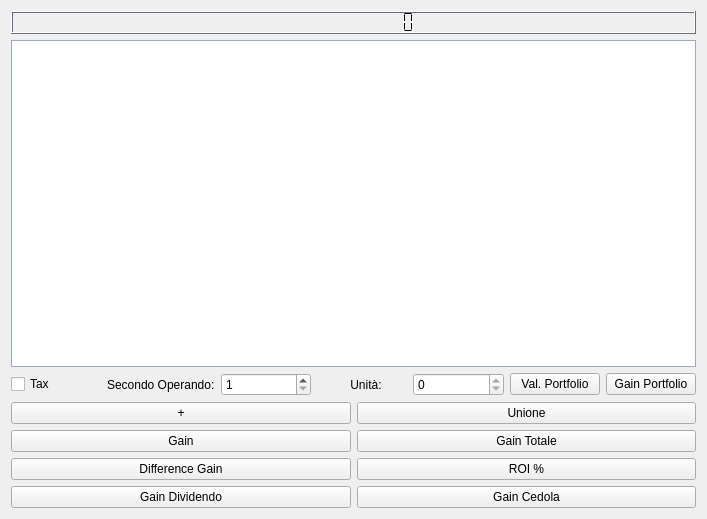
<?xml version="1.0" encoding="UTF-8"?>
<ui version="4.0">
 <class>view_calculator</class>
 <widget class="QWidget" name="view_calculator">
  <property name="geometry">
   <rect>
    <x>0</x>
    <y>0</y>
    <width>707</width>
    <height>519</height>
   </rect>
  </property>
  <property name="windowTitle">
   <string>Form</string>
  </property>
  <layout class="QGridLayout" name="gridLayout">
   <item row="0" column="0">
    <layout class="QGridLayout" name="gridLayout_9">
     <item row="2" column="0">
      <widget class="QTableWidget" name="calculator_tableWidget">
       <property name="palette">
        <palette>
         <active>
          <colorrole role="WindowText">
           <brush brushstyle="SolidPattern">
            <color alpha="255">
             <red>0</red>
             <green>0</green>
             <blue>0</blue>
            </color>
           </brush>
          </colorrole>
          <colorrole role="Button">
           <brush brushstyle="SolidPattern">
            <color alpha="255">
             <red>202</red>
             <green>219</green>
             <blue>255</blue>
            </color>
           </brush>
          </colorrole>
          <colorrole role="Light">
           <brush brushstyle="SolidPattern">
            <color alpha="255">
             <red>255</red>
             <green>255</green>
             <blue>255</blue>
            </color>
           </brush>
          </colorrole>
          <colorrole role="Midlight">
           <brush brushstyle="SolidPattern">
            <color alpha="255">
             <red>228</red>
             <green>237</green>
             <blue>255</blue>
            </color>
           </brush>
          </colorrole>
          <colorrole role="Dark">
           <brush brushstyle="SolidPattern">
            <color alpha="255">
             <red>101</red>
             <green>109</green>
             <blue>127</blue>
            </color>
           </brush>
          </colorrole>
          <colorrole role="Mid">
           <brush brushstyle="SolidPattern">
            <color alpha="255">
             <red>135</red>
             <green>146</green>
             <blue>170</blue>
            </color>
           </brush>
          </colorrole>
          <colorrole role="Text">
           <brush brushstyle="SolidPattern">
            <color alpha="255">
             <red>0</red>
             <green>0</green>
             <blue>0</blue>
            </color>
           </brush>
          </colorrole>
          <colorrole role="BrightText">
           <brush brushstyle="SolidPattern">
            <color alpha="255">
             <red>255</red>
             <green>255</green>
             <blue>255</blue>
            </color>
           </brush>
          </colorrole>
          <colorrole role="ButtonText">
           <brush brushstyle="SolidPattern">
            <color alpha="255">
             <red>0</red>
             <green>0</green>
             <blue>0</blue>
            </color>
           </brush>
          </colorrole>
          <colorrole role="Base">
           <brush brushstyle="SolidPattern">
            <color alpha="255">
             <red>255</red>
             <green>255</green>
             <blue>255</blue>
            </color>
           </brush>
          </colorrole>
          <colorrole role="Window">
           <brush brushstyle="SolidPattern">
            <color alpha="255">
             <red>202</red>
             <green>219</green>
             <blue>255</blue>
            </color>
           </brush>
          </colorrole>
          <colorrole role="Shadow">
           <brush brushstyle="SolidPattern">
            <color alpha="255">
             <red>0</red>
             <green>0</green>
             <blue>0</blue>
            </color>
           </brush>
          </colorrole>
          <colorrole role="AlternateBase">
           <brush brushstyle="SolidPattern">
            <color alpha="255">
             <red>228</red>
             <green>237</green>
             <blue>255</blue>
            </color>
           </brush>
          </colorrole>
          <colorrole role="ToolTipBase">
           <brush brushstyle="SolidPattern">
            <color alpha="255">
             <red>255</red>
             <green>255</green>
             <blue>220</blue>
            </color>
           </brush>
          </colorrole>
          <colorrole role="ToolTipText">
           <brush brushstyle="SolidPattern">
            <color alpha="255">
             <red>0</red>
             <green>0</green>
             <blue>0</blue>
            </color>
           </brush>
          </colorrole>
         </active>
         <inactive>
          <colorrole role="WindowText">
           <brush brushstyle="SolidPattern">
            <color alpha="255">
             <red>0</red>
             <green>0</green>
             <blue>0</blue>
            </color>
           </brush>
          </colorrole>
          <colorrole role="Button">
           <brush brushstyle="SolidPattern">
            <color alpha="255">
             <red>202</red>
             <green>219</green>
             <blue>255</blue>
            </color>
           </brush>
          </colorrole>
          <colorrole role="Light">
           <brush brushstyle="SolidPattern">
            <color alpha="255">
             <red>255</red>
             <green>255</green>
             <blue>255</blue>
            </color>
           </brush>
          </colorrole>
          <colorrole role="Midlight">
           <brush brushstyle="SolidPattern">
            <color alpha="255">
             <red>228</red>
             <green>237</green>
             <blue>255</blue>
            </color>
           </brush>
          </colorrole>
          <colorrole role="Dark">
           <brush brushstyle="SolidPattern">
            <color alpha="255">
             <red>101</red>
             <green>109</green>
             <blue>127</blue>
            </color>
           </brush>
          </colorrole>
          <colorrole role="Mid">
           <brush brushstyle="SolidPattern">
            <color alpha="255">
             <red>135</red>
             <green>146</green>
             <blue>170</blue>
            </color>
           </brush>
          </colorrole>
          <colorrole role="Text">
           <brush brushstyle="SolidPattern">
            <color alpha="255">
             <red>0</red>
             <green>0</green>
             <blue>0</blue>
            </color>
           </brush>
          </colorrole>
          <colorrole role="BrightText">
           <brush brushstyle="SolidPattern">
            <color alpha="255">
             <red>255</red>
             <green>255</green>
             <blue>255</blue>
            </color>
           </brush>
          </colorrole>
          <colorrole role="ButtonText">
           <brush brushstyle="SolidPattern">
            <color alpha="255">
             <red>0</red>
             <green>0</green>
             <blue>0</blue>
            </color>
           </brush>
          </colorrole>
          <colorrole role="Base">
           <brush brushstyle="SolidPattern">
            <color alpha="255">
             <red>255</red>
             <green>255</green>
             <blue>255</blue>
            </color>
           </brush>
          </colorrole>
          <colorrole role="Window">
           <brush brushstyle="SolidPattern">
            <color alpha="255">
             <red>202</red>
             <green>219</green>
             <blue>255</blue>
            </color>
           </brush>
          </colorrole>
          <colorrole role="Shadow">
           <brush brushstyle="SolidPattern">
            <color alpha="255">
             <red>0</red>
             <green>0</green>
             <blue>0</blue>
            </color>
           </brush>
          </colorrole>
          <colorrole role="AlternateBase">
           <brush brushstyle="SolidPattern">
            <color alpha="255">
             <red>228</red>
             <green>237</green>
             <blue>255</blue>
            </color>
           </brush>
          </colorrole>
          <colorrole role="ToolTipBase">
           <brush brushstyle="SolidPattern">
            <color alpha="255">
             <red>255</red>
             <green>255</green>
             <blue>220</blue>
            </color>
           </brush>
          </colorrole>
          <colorrole role="ToolTipText">
           <brush brushstyle="SolidPattern">
            <color alpha="255">
             <red>0</red>
             <green>0</green>
             <blue>0</blue>
            </color>
           </brush>
          </colorrole>
         </inactive>
         <disabled>
          <colorrole role="WindowText">
           <brush brushstyle="SolidPattern">
            <color alpha="255">
             <red>101</red>
             <green>109</green>
             <blue>127</blue>
            </color>
           </brush>
          </colorrole>
          <colorrole role="Button">
           <brush brushstyle="SolidPattern">
            <color alpha="255">
             <red>202</red>
             <green>219</green>
             <blue>255</blue>
            </color>
           </brush>
          </colorrole>
          <colorrole role="Light">
           <brush brushstyle="SolidPattern">
            <color alpha="255">
             <red>255</red>
             <green>255</green>
             <blue>255</blue>
            </color>
           </brush>
          </colorrole>
          <colorrole role="Midlight">
           <brush brushstyle="SolidPattern">
            <color alpha="255">
             <red>228</red>
             <green>237</green>
             <blue>255</blue>
            </color>
           </brush>
          </colorrole>
          <colorrole role="Dark">
           <brush brushstyle="SolidPattern">
            <color alpha="255">
             <red>101</red>
             <green>109</green>
             <blue>127</blue>
            </color>
           </brush>
          </colorrole>
          <colorrole role="Mid">
           <brush brushstyle="SolidPattern">
            <color alpha="255">
             <red>135</red>
             <green>146</green>
             <blue>170</blue>
            </color>
           </brush>
          </colorrole>
          <colorrole role="Text">
           <brush brushstyle="SolidPattern">
            <color alpha="255">
             <red>101</red>
             <green>109</green>
             <blue>127</blue>
            </color>
           </brush>
          </colorrole>
          <colorrole role="BrightText">
           <brush brushstyle="SolidPattern">
            <color alpha="255">
             <red>255</red>
             <green>255</green>
             <blue>255</blue>
            </color>
           </brush>
          </colorrole>
          <colorrole role="ButtonText">
           <brush brushstyle="SolidPattern">
            <color alpha="255">
             <red>101</red>
             <green>109</green>
             <blue>127</blue>
            </color>
           </brush>
          </colorrole>
          <colorrole role="Base">
           <brush brushstyle="SolidPattern">
            <color alpha="255">
             <red>202</red>
             <green>219</green>
             <blue>255</blue>
            </color>
           </brush>
          </colorrole>
          <colorrole role="Window">
           <brush brushstyle="SolidPattern">
            <color alpha="255">
             <red>202</red>
             <green>219</green>
             <blue>255</blue>
            </color>
           </brush>
          </colorrole>
          <colorrole role="Shadow">
           <brush brushstyle="SolidPattern">
            <color alpha="255">
             <red>0</red>
             <green>0</green>
             <blue>0</blue>
            </color>
           </brush>
          </colorrole>
          <colorrole role="AlternateBase">
           <brush brushstyle="SolidPattern">
            <color alpha="255">
             <red>202</red>
             <green>219</green>
             <blue>255</blue>
            </color>
           </brush>
          </colorrole>
          <colorrole role="ToolTipBase">
           <brush brushstyle="SolidPattern">
            <color alpha="255">
             <red>255</red>
             <green>255</green>
             <blue>220</blue>
            </color>
           </brush>
          </colorrole>
          <colorrole role="ToolTipText">
           <brush brushstyle="SolidPattern">
            <color alpha="255">
             <red>0</red>
             <green>0</green>
             <blue>0</blue>
            </color>
           </brush>
          </colorrole>
         </disabled>
        </palette>
       </property>
       <property name="font">
        <font>
         <pointsize>10</pointsize>
        </font>
       </property>
       <property name="alternatingRowColors">
        <bool>true</bool>
       </property>
       <property name="selectionMode">
        <enum>QAbstractItemView::SingleSelection</enum>
       </property>
       <property name="selectionBehavior">
        <enum>QAbstractItemView::SelectRows</enum>
       </property>
      </widget>
     </item>
     <item row="1" column="0">
      <widget class="QLCDNumber" name="result_LCD">
       <property name="palette">
        <palette>
         <active>
          <colorrole role="WindowText">
           <brush brushstyle="SolidPattern">
            <color alpha="255">
             <red>0</red>
             <green>0</green>
             <blue>0</blue>
            </color>
           </brush>
          </colorrole>
          <colorrole role="Button">
           <brush brushstyle="SolidPattern">
            <color alpha="255">
             <red>202</red>
             <green>219</green>
             <blue>255</blue>
            </color>
           </brush>
          </colorrole>
          <colorrole role="Light">
           <brush brushstyle="SolidPattern">
            <color alpha="255">
             <red>255</red>
             <green>255</green>
             <blue>255</blue>
            </color>
           </brush>
          </colorrole>
          <colorrole role="Midlight">
           <brush brushstyle="SolidPattern">
            <color alpha="255">
             <red>228</red>
             <green>237</green>
             <blue>255</blue>
            </color>
           </brush>
          </colorrole>
          <colorrole role="Dark">
           <brush brushstyle="SolidPattern">
            <color alpha="255">
             <red>101</red>
             <green>109</green>
             <blue>127</blue>
            </color>
           </brush>
          </colorrole>
          <colorrole role="Mid">
           <brush brushstyle="SolidPattern">
            <color alpha="255">
             <red>135</red>
             <green>146</green>
             <blue>170</blue>
            </color>
           </brush>
          </colorrole>
          <colorrole role="Text">
           <brush brushstyle="SolidPattern">
            <color alpha="255">
             <red>0</red>
             <green>0</green>
             <blue>0</blue>
            </color>
           </brush>
          </colorrole>
          <colorrole role="BrightText">
           <brush brushstyle="SolidPattern">
            <color alpha="255">
             <red>255</red>
             <green>255</green>
             <blue>255</blue>
            </color>
           </brush>
          </colorrole>
          <colorrole role="ButtonText">
           <brush brushstyle="SolidPattern">
            <color alpha="255">
             <red>0</red>
             <green>0</green>
             <blue>0</blue>
            </color>
           </brush>
          </colorrole>
          <colorrole role="Base">
           <brush brushstyle="SolidPattern">
            <color alpha="255">
             <red>255</red>
             <green>255</green>
             <blue>255</blue>
            </color>
           </brush>
          </colorrole>
          <colorrole role="Window">
           <brush brushstyle="SolidPattern">
            <color alpha="255">
             <red>202</red>
             <green>219</green>
             <blue>255</blue>
            </color>
           </brush>
          </colorrole>
          <colorrole role="Shadow">
           <brush brushstyle="SolidPattern">
            <color alpha="255">
             <red>0</red>
             <green>0</green>
             <blue>0</blue>
            </color>
           </brush>
          </colorrole>
          <colorrole role="AlternateBase">
           <brush brushstyle="SolidPattern">
            <color alpha="255">
             <red>228</red>
             <green>237</green>
             <blue>255</blue>
            </color>
           </brush>
          </colorrole>
          <colorrole role="ToolTipBase">
           <brush brushstyle="SolidPattern">
            <color alpha="255">
             <red>255</red>
             <green>255</green>
             <blue>220</blue>
            </color>
           </brush>
          </colorrole>
          <colorrole role="ToolTipText">
           <brush brushstyle="SolidPattern">
            <color alpha="255">
             <red>0</red>
             <green>0</green>
             <blue>0</blue>
            </color>
           </brush>
          </colorrole>
         </active>
         <inactive>
          <colorrole role="WindowText">
           <brush brushstyle="SolidPattern">
            <color alpha="255">
             <red>0</red>
             <green>0</green>
             <blue>0</blue>
            </color>
           </brush>
          </colorrole>
          <colorrole role="Button">
           <brush brushstyle="SolidPattern">
            <color alpha="255">
             <red>202</red>
             <green>219</green>
             <blue>255</blue>
            </color>
           </brush>
          </colorrole>
          <colorrole role="Light">
           <brush brushstyle="SolidPattern">
            <color alpha="255">
             <red>255</red>
             <green>255</green>
             <blue>255</blue>
            </color>
           </brush>
          </colorrole>
          <colorrole role="Midlight">
           <brush brushstyle="SolidPattern">
            <color alpha="255">
             <red>228</red>
             <green>237</green>
             <blue>255</blue>
            </color>
           </brush>
          </colorrole>
          <colorrole role="Dark">
           <brush brushstyle="SolidPattern">
            <color alpha="255">
             <red>101</red>
             <green>109</green>
             <blue>127</blue>
            </color>
           </brush>
          </colorrole>
          <colorrole role="Mid">
           <brush brushstyle="SolidPattern">
            <color alpha="255">
             <red>135</red>
             <green>146</green>
             <blue>170</blue>
            </color>
           </brush>
          </colorrole>
          <colorrole role="Text">
           <brush brushstyle="SolidPattern">
            <color alpha="255">
             <red>0</red>
             <green>0</green>
             <blue>0</blue>
            </color>
           </brush>
          </colorrole>
          <colorrole role="BrightText">
           <brush brushstyle="SolidPattern">
            <color alpha="255">
             <red>255</red>
             <green>255</green>
             <blue>255</blue>
            </color>
           </brush>
          </colorrole>
          <colorrole role="ButtonText">
           <brush brushstyle="SolidPattern">
            <color alpha="255">
             <red>0</red>
             <green>0</green>
             <blue>0</blue>
            </color>
           </brush>
          </colorrole>
          <colorrole role="Base">
           <brush brushstyle="SolidPattern">
            <color alpha="255">
             <red>255</red>
             <green>255</green>
             <blue>255</blue>
            </color>
           </brush>
          </colorrole>
          <colorrole role="Window">
           <brush brushstyle="SolidPattern">
            <color alpha="255">
             <red>202</red>
             <green>219</green>
             <blue>255</blue>
            </color>
           </brush>
          </colorrole>
          <colorrole role="Shadow">
           <brush brushstyle="SolidPattern">
            <color alpha="255">
             <red>0</red>
             <green>0</green>
             <blue>0</blue>
            </color>
           </brush>
          </colorrole>
          <colorrole role="AlternateBase">
           <brush brushstyle="SolidPattern">
            <color alpha="255">
             <red>228</red>
             <green>237</green>
             <blue>255</blue>
            </color>
           </brush>
          </colorrole>
          <colorrole role="ToolTipBase">
           <brush brushstyle="SolidPattern">
            <color alpha="255">
             <red>255</red>
             <green>255</green>
             <blue>220</blue>
            </color>
           </brush>
          </colorrole>
          <colorrole role="ToolTipText">
           <brush brushstyle="SolidPattern">
            <color alpha="255">
             <red>0</red>
             <green>0</green>
             <blue>0</blue>
            </color>
           </brush>
          </colorrole>
         </inactive>
         <disabled>
          <colorrole role="WindowText">
           <brush brushstyle="SolidPattern">
            <color alpha="255">
             <red>101</red>
             <green>109</green>
             <blue>127</blue>
            </color>
           </brush>
          </colorrole>
          <colorrole role="Button">
           <brush brushstyle="SolidPattern">
            <color alpha="255">
             <red>202</red>
             <green>219</green>
             <blue>255</blue>
            </color>
           </brush>
          </colorrole>
          <colorrole role="Light">
           <brush brushstyle="SolidPattern">
            <color alpha="255">
             <red>255</red>
             <green>255</green>
             <blue>255</blue>
            </color>
           </brush>
          </colorrole>
          <colorrole role="Midlight">
           <brush brushstyle="SolidPattern">
            <color alpha="255">
             <red>228</red>
             <green>237</green>
             <blue>255</blue>
            </color>
           </brush>
          </colorrole>
          <colorrole role="Dark">
           <brush brushstyle="SolidPattern">
            <color alpha="255">
             <red>101</red>
             <green>109</green>
             <blue>127</blue>
            </color>
           </brush>
          </colorrole>
          <colorrole role="Mid">
           <brush brushstyle="SolidPattern">
            <color alpha="255">
             <red>135</red>
             <green>146</green>
             <blue>170</blue>
            </color>
           </brush>
          </colorrole>
          <colorrole role="Text">
           <brush brushstyle="SolidPattern">
            <color alpha="255">
             <red>101</red>
             <green>109</green>
             <blue>127</blue>
            </color>
           </brush>
          </colorrole>
          <colorrole role="BrightText">
           <brush brushstyle="SolidPattern">
            <color alpha="255">
             <red>255</red>
             <green>255</green>
             <blue>255</blue>
            </color>
           </brush>
          </colorrole>
          <colorrole role="ButtonText">
           <brush brushstyle="SolidPattern">
            <color alpha="255">
             <red>101</red>
             <green>109</green>
             <blue>127</blue>
            </color>
           </brush>
          </colorrole>
          <colorrole role="Base">
           <brush brushstyle="SolidPattern">
            <color alpha="255">
             <red>202</red>
             <green>219</green>
             <blue>255</blue>
            </color>
           </brush>
          </colorrole>
          <colorrole role="Window">
           <brush brushstyle="SolidPattern">
            <color alpha="255">
             <red>202</red>
             <green>219</green>
             <blue>255</blue>
            </color>
           </brush>
          </colorrole>
          <colorrole role="Shadow">
           <brush brushstyle="SolidPattern">
            <color alpha="255">
             <red>0</red>
             <green>0</green>
             <blue>0</blue>
            </color>
           </brush>
          </colorrole>
          <colorrole role="AlternateBase">
           <brush brushstyle="SolidPattern">
            <color alpha="255">
             <red>202</red>
             <green>219</green>
             <blue>255</blue>
            </color>
           </brush>
          </colorrole>
          <colorrole role="ToolTipBase">
           <brush brushstyle="SolidPattern">
            <color alpha="255">
             <red>255</red>
             <green>255</green>
             <blue>220</blue>
            </color>
           </brush>
          </colorrole>
          <colorrole role="ToolTipText">
           <brush brushstyle="SolidPattern">
            <color alpha="255">
             <red>0</red>
             <green>0</green>
             <blue>0</blue>
            </color>
           </brush>
          </colorrole>
         </disabled>
        </palette>
       </property>
       <property name="font">
        <font>
         <pointsize>14</pointsize>
         <weight>75</weight>
         <bold>true</bold>
        </font>
       </property>
       <property name="cursor">
        <cursorShape>BlankCursor</cursorShape>
       </property>
       <property name="digitCount">
        <number>12</number>
       </property>
       <property name="segmentStyle">
        <enum>QLCDNumber::Flat</enum>
       </property>
       <property name="value" stdset="0">
        <double>0.000000000000000</double>
       </property>
      </widget>
     </item>
    </layout>
   </item>
   <item row="1" column="0">
    <layout class="QGridLayout" name="gridLayout_5">
     <item row="4" column="2">
      <widget class="QPushButton" name="ROI_pushButton">
       <property name="toolTip">
        <string>Ritorno sull'investimento iniziale %</string>
       </property>
       <property name="text">
        <string>ROI %</string>
       </property>
      </widget>
     </item>
     <item row="5" column="1">
      <widget class="QPushButton" name="gainDividendo_pushButton">
       <property name="toolTip">
        <string>Guadagno sul dividendo (disponibile solo per Stock)</string>
       </property>
       <property name="text">
        <string>Gain Dividendo</string>
       </property>
      </widget>
     </item>
     <item row="2" column="2">
      <widget class="QPushButton" name="totalGain_pushButton">
       <property name="toolTip">
        <string>Guadagno totale dell'asset</string>
       </property>
       <property name="text">
        <string>Gain Totale</string>
       </property>
      </widget>
     </item>
     <item row="5" column="2">
      <widget class="QPushButton" name="gainCedola_pushButton">
       <property name="toolTip">
        <string>Guadagno sullo stacco cedola (disponibile solo per Bond)</string>
       </property>
       <property name="text">
        <string>Gain Cedola</string>
       </property>
      </widget>
     </item>
     <item row="1" column="2">
      <widget class="QPushButton" name="union_pushButton">
       <property name="toolTip">
        <string>Unione fra due assets</string>
       </property>
       <property name="text">
        <string>Unione</string>
       </property>
      </widget>
     </item>
     <item row="4" column="1">
      <widget class="QPushButton" name="differenceGain_pushButton">
       <property name="toolTip">
        <string>Differenza sul guadagno % fra due assets</string>
       </property>
       <property name="text">
        <string>Difference Gain</string>
       </property>
      </widget>
     </item>
     <item row="2" column="1">
      <widget class="QPushButton" name="gain_pushButton">
       <property name="toolTip">
        <string>Guadagno dalla vendita dell'asset</string>
       </property>
       <property name="text">
        <string>Gain</string>
       </property>
      </widget>
     </item>
     <item row="1" column="1">
      <widget class="QPushButton" name="add_pushButton">
       <property name="toolTip">
        <string>Somma di due Asset</string>
       </property>
       <property name="text">
        <string>+</string>
       </property>
      </widget>
     </item>
     <item row="0" column="1" colspan="2">
      <layout class="QGridLayout" name="gridLayout_10">
       <item row="1" column="4">
        <widget class="QSpinBox" name="unita_spinBox">
         <property name="toolTip">
          <string>Unità asset</string>
         </property>
         <property name="maximum">
          <number>0</number>
         </property>
        </widget>
       </item>
       <item row="1" column="1">
        <widget class="QLabel" name="label">
         <property name="text">
          <string>Secondo Operando:</string>
         </property>
        </widget>
       </item>
       <item row="1" column="0">
        <widget class="QCheckBox" name="taxOn_checkBox">
         <property name="toolTip">
          <string>Calcolo con tassazione</string>
         </property>
         <property name="text">
          <string>Tax</string>
         </property>
        </widget>
       </item>
       <item row="1" column="3">
        <widget class="QLabel" name="label_2">
         <property name="text">
          <string>          Unità:</string>
         </property>
        </widget>
       </item>
       <item row="1" column="2">
        <widget class="QSpinBox" name="secondOp_spinBox">
         <property name="toolTip">
          <string>Indice secondo asset</string>
         </property>
         <property name="minimum">
          <number>1</number>
         </property>
        </widget>
       </item>
       <item row="1" column="5">
        <widget class="QPushButton" name="valTotale_pushButton">
         <property name="toolTip">
          <string>Valore totale del portfolio</string>
         </property>
         <property name="text">
          <string>Val. Portfolio</string>
         </property>
        </widget>
       </item>
       <item row="1" column="6">
        <widget class="QPushButton" name="pushButton">
         <property name="toolTip">
          <string>Guadagno del portfolio</string>
         </property>
         <property name="text">
          <string>Gain Portfolio</string>
         </property>
        </widget>
       </item>
      </layout>
     </item>
    </layout>
   </item>
  </layout>
 </widget>
 <resources/>
 <connections/>
</ui>
